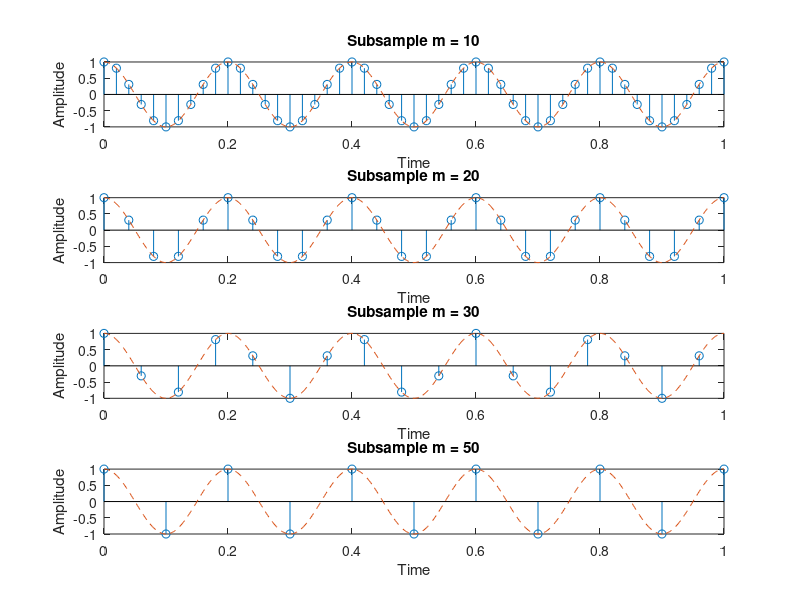
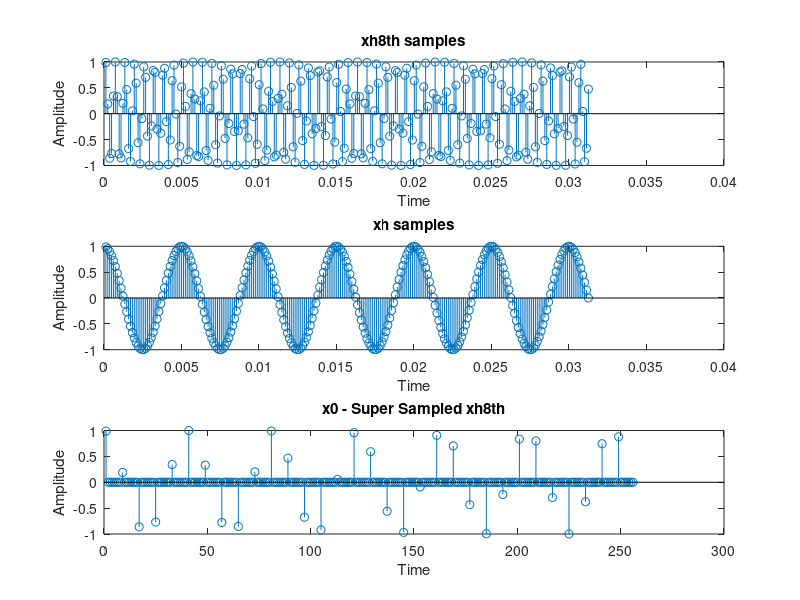
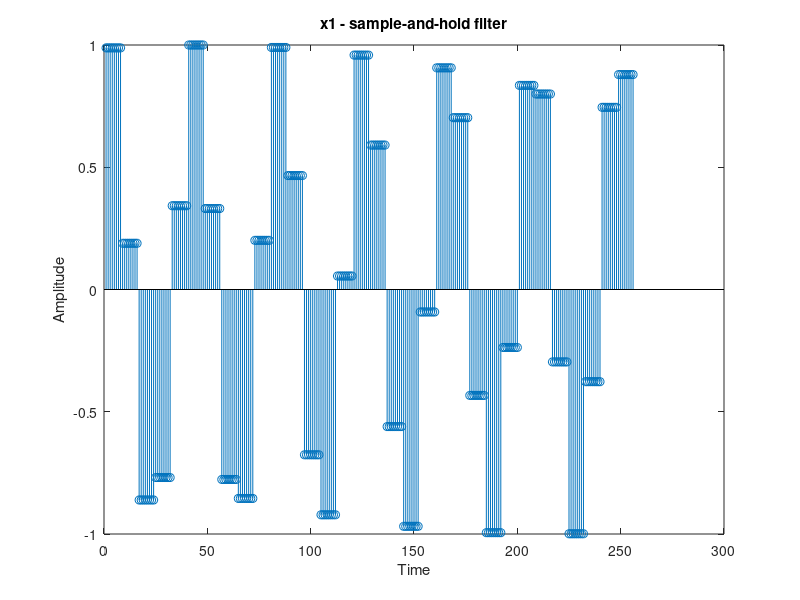
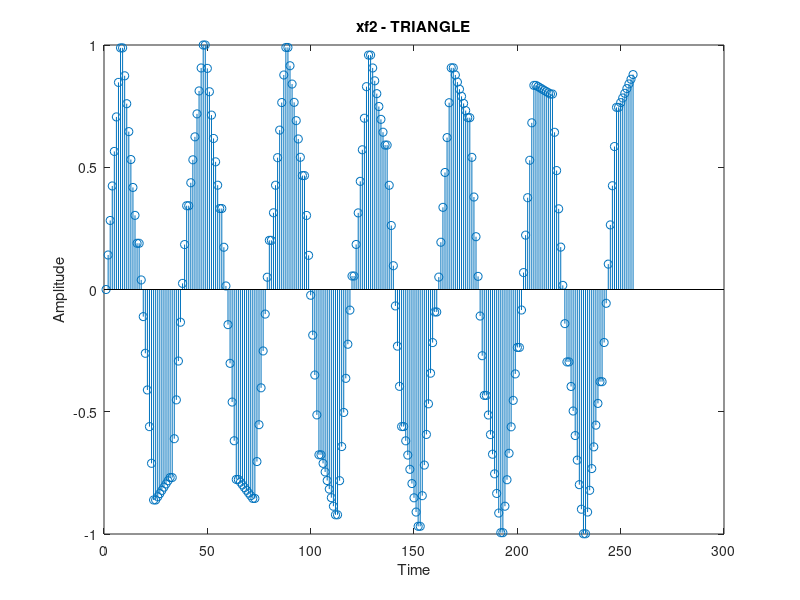

The MATLAB source for these figures, in order:
%%
% Christopher Caldwell
% Valery Smith
% EE 424
% Lab 1
%%

%Task 1:

%Define x: 5 Hz cosine, sampled at 500 Hz for 1 sec. 
%		Resulting Nyquist Rate is 10 Hz.

f = 5;
t = 0:1/500:1;
x = cos(2*pi*f*t);

%Subsampling at a rate of 500/m Hz.
%Subsample for m = 10, 20, 30, 50

m = 10;
figure(1);
subplot(4,1,1);
stem(t(1:m:end), x(1:m:end));
hold on;
plot(t, x, '--');
ylabel("Amplitude")
xlabel("Time")
title("Subsample m = 10")

m1 = 20;
subplot(4,1,2);
stem(t(1:m1:end), x(1:m1:end));
hold on;
plot(t, x, '--');
ylabel("Amplitude")
xlabel("Time")
title("Subsample m = 20")

m2 = 30;
subplot(4,1,3);
stem(t(1:m2:end), x(1:m2:end));
hold on;
plot(t, x, '--');
ylabel("Amplitude")
xlabel("Time")
title("Subsample m = 30")

m5 = 50;
subplot(4,1,4);
stem(t(1:m5:end), x(1:m5:end));
hold on;
plot(t, x, '--');
ylabel("Amplitude")
xlabel("Time")
title("Subsample m = 50")

%put all plots in one figure




%%

%Task 2:
subplot_i = 3;

%a)

fs=8192;
f2=200;
dur=1;
t2=1/fs:1/fs:dur;

xh=cos(2*pi*f2*t2);
%%
sound(xh/(max(abs(xh))));
%%
xh8th = xh(1:8:end);

figure(2);

subplot(subplot_i,1,1);
stem(t2(1:1:256), xh8th(1:1:256));
title("xh8th samples")
ylabel("Amplitude")
xlabel("Time")

subplot(subplot_i,1,2);
stem(t2(1:1:256), xh(1:1:256));
title("xh samples")
ylabel("Amplitude")
xlabel("Time")

%b)
x0 = zeros(1,fs); %Vector of zeros
x0(1:8:fs) = xh8th; %Upsampled xh8th vector

subplot(subplot_i,1,3);
stem( x0(1:256));
title("x0 - Super Sampled xh8th")
ylabel("Amplitude")
xlabel("Time")


%%
sound(x0/(max(abs(x0))));
%%
%c)

filt_1 = ones([1,8]);
x1 = conv(x0, filt_1);

figure(3)
stem( x1(1:256));
title("x1 - sample-and-hold filter")
ylabel("Amplitude")
xlabel("Time")
%
sound(x1/(max(abs(x1))));
%%
%d)
filt_2 = linspace(0,1,8);
filt_2 = [filt_2,linspace(1,0,8)];
xf2 = conv(x0,filt_2);

figure(4)
stem( xf2(1:256));
title("xf2 - TRIANGLE")
ylabel("Amplitude")
xlabel("Time")
%e)
sinf = sinc(1024*[-16:16]/fs);
hf = sinf .*hann(length(sinf))';

xf3 = conv(x0,hf);
figure(5)
stem( xf3(1:256));
title("xf2 - HANN WINDOW")
ylabel("Amplitude")
xlabel("Time")
%f)

sinf2 = sinc(1024*[-32:32]/fs);
hf2 = sinf2 .*hann(length(sinf2))';

xf4 = conv(x0,hf2);
figure(6)
stem( xf4(1:256));
title("xf4 - BIGGER HANN WINDOW")
ylabel("Amplitude")
xlabel("Time")
%g)

comp0 = xh(1:256) - x0((1:256));
figure(7)
stem(comp0);
title("COMPARISON1 - original vs 0s")
ylabel("Amplitude")
xlabel("Time")

comp1 = xh(1:256) - x1((1:256));
figure(8)
stem(comp1);
title("COMPARISON2 - original vs SoH");
ylabel("Amplitude")
xlabel("Time")


comp2 = xh(1:256) - xf2((1:256)+8);
figure(9)
stem(comp2);
title("COMPARISON3 - original vs triangle");
ylabel("Amplitude")
xlabel("Time")

comp3 = xh(1:256) - xf3((1:256)+16);
figure(10)
stem(comp3);
title("COMPARISON4 - original vs Hann window");
ylabel("Amplitude")
xlabel("Time")

comp4 = xh(1:256) - xf4((1:256)+32);
figure(11)
stem(comp4);
title("COMPARISON5 - original vs BIGGER HANN WINDOW");
ylabel("Amplitude")
xlabel("Time")

%%
%Task 3!
%use xh for xh
%use xh8th for x
%use x0 for x0

x0new = round(x0/(1/2))*(1/2); %Quantizes to 5 Levels

figure(12)
stem(x0new)
ylabel("Amplitude")
xlabel("Time")
title("5 Levels of Quantization")
%Quantizes to 9 Levels

x0new_9 = round(x0/(1/4))*(1/4);

figure(13)
stem(x0new_9)
ylabel("Amplitude")
xlabel("Time")
title("9 Levels of Quantization")

%Quantizes to 17 Levels

x0new_17 = round(x0/(1/8))*(1/8);

figure(14)
stem(x0new_17)
ylabel("Amplitude")
xlabel("Time")
title("17 Levels of Quantization")

%Quantizes to 33 Levels

x0new_33 = round(x0/(1/16))*(1/16);

figure(15)
stem(x0new_33)
ylabel("Amplitude")
xlabel("Time")
title("33 Levels of Quantization")

%Quantizes to 65 Levels
x0new_65 = round(x0/(1/32))*(1/32);

figure(16)
stem(x0new_65)
ylabel("Amplitude")
xlabel("Time")
title("65 Levels of Quantization")
%Reconstructions

new_recon = conv(x0new, hf2);

figure(17)
stem(new_recon);
title("5 Level Quantization of x0new")
comp4 = xh(1:256) - new_recon((1:256)+32);
ylabel("Amplitude")
xlabel("Time")

figure(22)
stem(comp4);
title("COMPARISON6 - original vs filterd 2-bit quantization");
ylabel("Amplitude")
xlabel("Time")

%9
new_recon = conv(x0new_9, hf2);

figure(18)
stem(new_recon);
title("9 Level Quantization of x0new")
comp4 = xh(1:256) - new_recon((1:256)+32);
ylabel("Amplitude")
xlabel("Time")

figure(23)
stem(comp4);
title("COMPARISON7 - original vs filterd 3-bit quantization");
ylabel("Amplitude")
xlabel("Time")

%17
new_recon = conv(x0new_17, hf2);

figure(19)
stem(new_recon);
title("17 Level Quantization of x0new")
comp4 = xh(1:256) - new_recon((1:256)+32);
ylabel("Amplitude")
xlabel("Time")

figure(24)
stem(comp4);
title("COMPARISON8 - original vs filterd 4-bit quantization");
ylabel("Amplitude")
xlabel("Time")

%33
new_recon = conv(x0new_33, hf2);

figure(20)
stem(new_recon);
title("33 Level Quantization of x0new")
comp4 = xh(1:256) - new_recon((1:256)+32);
ylabel("Amplitude")
xlabel("Time")

figure(25)
stem(comp4);
title("COMPARISON9 - original vs filterd 5-bit quantization");
ylabel("Amplitude")
xlabel("Time")

%65
new_recon = conv(x0new_65, hf2);

figure(21)
stem(new_recon);
title("65 Level Quantization of x0new")
comp4 = xh(1:256) - new_recon((1:256)+32);
ylabel("Amplitude")
xlabel("Time")

figure(26)
stem(comp4);
title("COMPARISON10 - original vs filterd 6-bit quantization");
ylabel("Amplitude")
xlabel("Time")








   

 